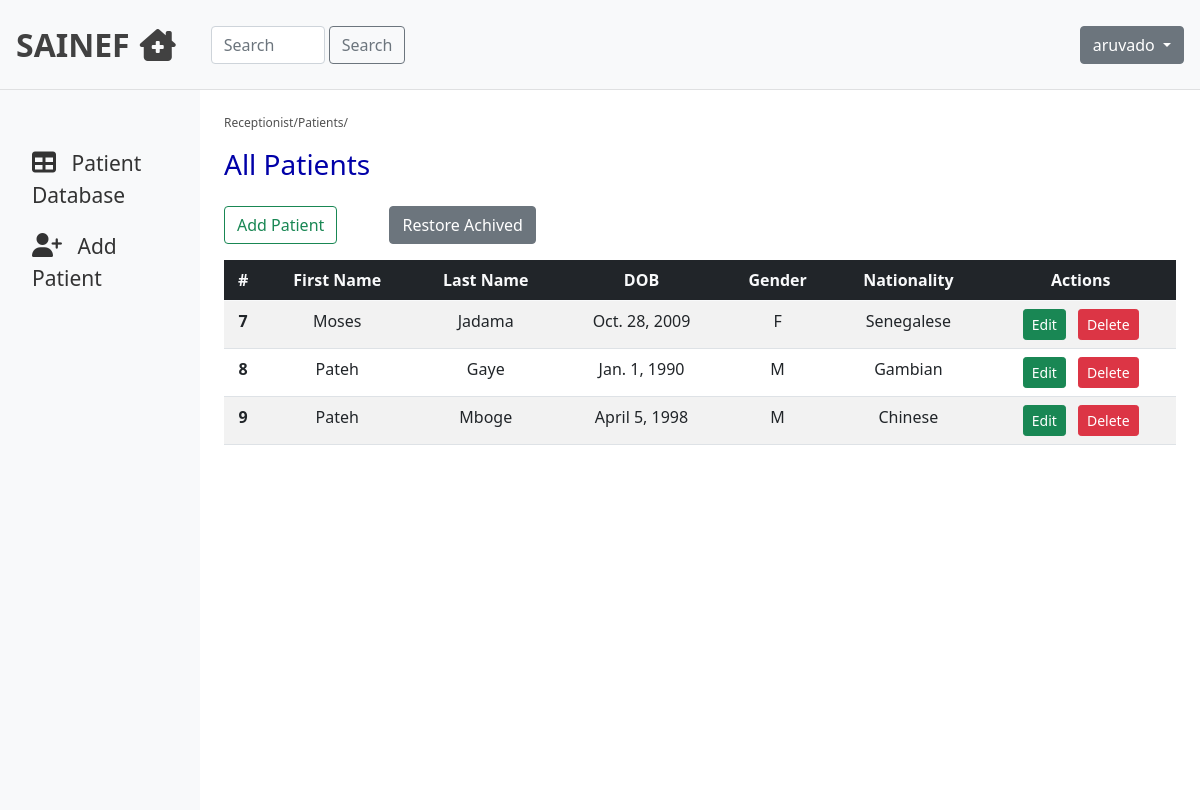
/patient/ (signed in), run on the app's committed database.
### hmsApp/models.py (models this page shows, shortened)
class SoftDelete(models.Model):
    is_deleted = models.BooleanField(default=False)
    class Meta:
        abstract = True

class PatientBio(SoftDelete):
    gender_choices = [
        ('M', 'Male'),
        ('F', 'Female'),
    ]
    firstname = models.CharField(max_length=200, verbose_name="Patient First Name")
    lastname = models.CharField(max_length=200, verbose_name="Patient Last Name")
    dob = models.DateField(verbose_name="Date of Birth")
    gender = models.CharField(max_length=200, choices = gender_choices, verbose_name="Gender")
    nationality = models.CharField(max_length=200, verbose_name="Nationality")

### hmsApp/views.py (the view)
# urls.py: path('patient/', views.patientBio, name='patient'),
@login_required
def patientBio(request):
    form = PatientBioForm(request.POST)
    patients = PatientBio.objects.filter(is_deleted=False)
    if form.is_valid():
        firstname = form.cleaned_data['firstname']
        lastname = form.cleaned_data['lastname']
        dob = form.cleaned_data['dob']
        gender = form.cleaned_data['gender']
        nationality = form.cleaned_data['nationality']
        PatientBio.objects.create(firstname=firstname, lastname=lastname, dob=dob, gender=gender, nationality=nationality)
        msg = messages.success(request, "Patient Added Successfully")
        return redirect(to='patient')
    else:
        form = PatientBioForm(request.POST)
    context = {
        'form': form,
        'patients': patients,
    }
    return render(request, 'hmsApp/receptionist.html', context)

### hmsApp/forms.py
class PatientBioForm(forms.ModelForm):
    class Meta:
        model = PatientBio
        fields = ['firstname', 'lastname', 'dob', 'gender', 'nationality']
        widgets = {
            'firstname': TextInput(attrs={'class': 'form-control', 'placeholder':'First Name'}),
            'lastname': TextInput(attrs={'class': 'form-control', 'placeholder':'Last Name'}),
            'dob': DateInput(attrs={'class': 'form-control', 'placeholder': 'Date of Birth'}),
            'gender': Select(attrs={'class': 'form-control', 'placeholder': 'Gender'}, choices = PatientBio.gender_choices),
            'nationality': TextInput(attrs={'class': 'form-control', 'placeholder':'Nationality'})
        }

### hmsApp/templates/hmsApp/receptionist.html (shortened to what this page needs)
{% extends "hmsApp/base.html" %}
{% block content %}
    <nav class="navbar navbar-light bg-light p-3">
          <div class="d-flex col-12 col-md-3 col-lg-2 mb-2 mb-lg-0 flex-wrap flex-md-nowrap justify-content-between">
              <a class="navbar-brand" href="#">SAINEF<i class="fas fa-clinic-medical" aria-hidden="true"></i></a>
          </div>
          <div class="col-12 col-md-4 col-lg-2">
              <form class="d-flex">
                  <input class="form-control me-1" type="search" placeholder="Search" name="search" aria-label="Search">
                  <button class="btn btn-outline-secondary" type="submit">Search</button>
              </form>
          </div>
          <div class="col-12 col-md-5 col-lg-8 d-flex align-items-center justify-content-md-end mt-3 mt-md-0">
              <div class="dropdown">
                  <button class="btn btn-secondary dropdown-toggle" type="button" id="dropdownMenuButton1" data-bs-toggle="dropdown" aria-expanded="false">
                  {% if user.is_authenticated %}
                      {{ user.username }}
                  {% else %}
                      Login
                  {% endif %}
                  </button>
              </div>
          </div>
      </nav>
    <div class="container-fluid">
        <div class="row">
            <nav id="sidebar" class="col-md-3 col-lg-2 d-md-block bg-light sidebar collapse">
                <div class="position-sticky pt-md-5">
                    <ul class="nav flex-column">
                        <li class="nav-item">
                            <a class="nav-link active" href="#patients" onclick="viewPatientsList()">
                            <i class="fas fa-table" aria-hidden="true" style="font-size:24px;"></i>
                            <span class="ml-2">Patient Database</span>
                            </a>
                        </li>
                        <li class="nav-item">
                            <a class="nav-link" aria-current="page" href="#add-patient" onclick="addPatient()">
                            <i class="fas fa-user-plus" style="font-size:24px;"></i>
                            <span class="ml-3">Add Patient</span>
                            </a>
                        </li>
                    </ul>
                </div>
            </nav>
            <main id="patients" class="col-md-9 ml-sm-auto col-lg-10 px-md-4 py-4">
                <div class="link">
                    <p>Receptionist/Patients/</p>
                </div>
                <h1 class="h3">All Patients</h1>
                <div class="patients-table pt-3">
                    <div>
                        <a class="btn btn-outline-success mb-3" href="#add-patient" onclick="addPatient()">Add Patient</a>
                        <a class="btn btn-secondary mb-3 ms-5 me-4" href="{% url 'patient-all' %}">Restore Achived</a>
                    </div>
                    <table class="table table-striped">
                        <thead class="bg-dark text-light text-center">
                            <tr>
                            <th scope="col">#</th>
                            <th scope="col">First Name</th>
                            <th scope="col">Last Name</th>
                            <th scope="col">DOB</th>
                            <th scope="col">Gender</th>
                            <th scope="col">Nationality</th>
                            <th scope="col">Actions</th>
                            </tr>
                        </thead>
                        <tbody class="text-center">
                            {% for patient in patients %}
                                <tr>
                                    <th scope="row">{{ patient.id }}</th>
                                    <td>{{ patient.firstname }}</td>
                                    <td>{{ patient.lastname }}</td>
                                    <td>{{ patient.dob }}</td>
                                    <td>{{ patient.gender }}</td>
                                    <td>{{ patient.nationality }}</td>
                                    <td>
                                        <div class="d-inline mx-auto">
                                            <a type="button" href="{% url 'patient-update' patient.id %}" class="btn btn-success btn-sm">Edit</a>
                                            <a type="button" href="{% url 'patient-delete' patient.id %}" class="btn btn-danger btn-sm ms-2">Delete</a>
                                        </div>
                                    </td>
                                </tr>
                            {% endfor %}
                        </tbody>
                    </table>
                </div>
            </main>
        </div>
    </div>
{% endblock content %}

### data on the page
PatientBio: id "7", firstname "Moses", lastname "Jadama", dob "Oct. 28, 2009", gender "F", nationality "Senegalese"
PatientBio: id "8", firstname "Pateh", lastname "Gaye", dob "Jan. 1, 1990", gender "M", nationality "Gambian"
PatientBio: id "9", firstname "Pateh", lastname "Mboge", dob "April 5, 1998", gender "M", nationality "Chinese"

### other printed values
{{ user.username }} "aruvado"
